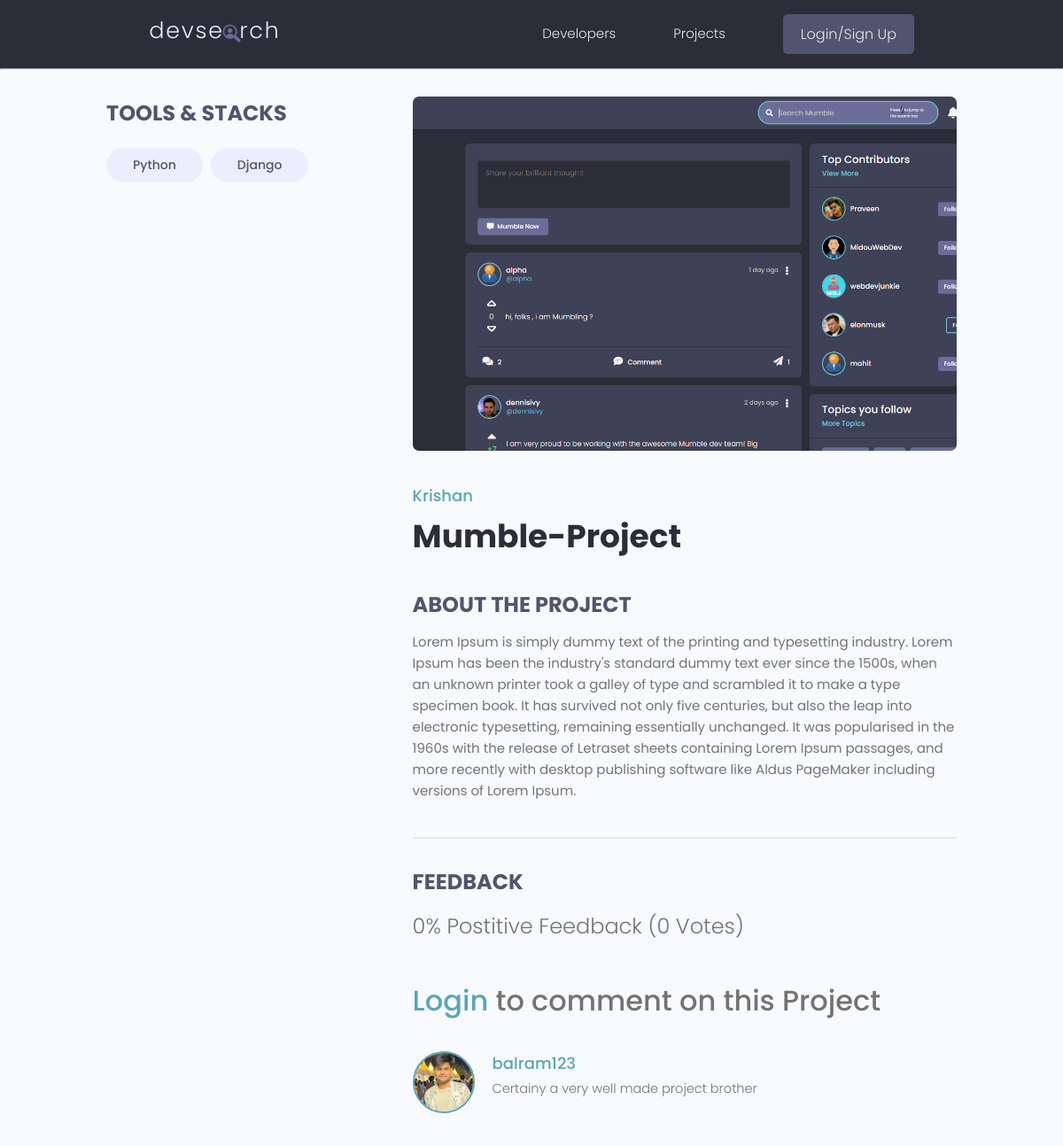
Screenshot of /projects/project/99a8d77f-6cf8-4a5f-99ca-1c495edbb308/ with the database file from the repository.
### projects/models.py (models this page shows, shortened)
class Tag(models.Model):
    tag_name = models.TextField(max_length = 200)
    created = models.DateTimeField(auto_now_add  = True)
    id = models.UUIDField(default = uuid.uuid4, unique = True, editable = False,primary_key = True)
    def __str__(self):
        return self.tag_name

class Project(models.Model):
    owner = models.ForeignKey(Profile, null = True, blank = True, on_delete=models.SET_NULL)
    Title = models.CharField(max_length = 200)
    Description = models.TextField(max_length = 2000, null = True, blank = True)
    demo_link = models.CharField(max_length = 2000, null = True, blank = True)
    source_link = models.CharField(max_length = 2000, null = True, blank = True)
    featured_images = models.ImageField(blank=True, null=True, default='default.jpg')
    tags = models.ManyToManyField("Tag")
    vote_ratio = models.IntegerField(default = 0, null = True, blank = True)
    vote_count = models.IntegerField(default = 0, blank = True, null = True)
    created = models.DateTimeField(auto_now_add  = True)
    id = models.UUIDField(default = uuid.uuid4, unique = True, editable = False,primary_key = True)
    class Meta:
        ordering = ['-created']
    @property
    def reviewers(self):
        reviewers = self.review_set.all().values_list("owner", flat = True) #type: ignore
        return reviewers

class Review(models.Model):
    Vote_Type = (
        ('up', 'upVote'),
        ('down', 'downVote')
    )
    owner = models.ForeignKey(Profile, null=True, on_delete = models.CASCADE)
    project = models.ForeignKey(Project, on_delete = models.CASCADE)
    body = models.TextField(max_length = 2000, null = True, blank = True)
    vote = models.CharField(max_length = 200, choices = Vote_Type)
    created = models.DateTimeField(auto_now_add  = True)
    id = models.UUIDField(default = uuid.uuid4, unique = True, editable = False,primary_key = True)
    class Meta:
        unique_together = ['owner', 'project']

### users/models.py (models this page shows, shortened)
class Profile(models.Model):
    user = models.OneToOneField(User, null = True, blank = True, on_delete=models.CASCADE)
    name = models.CharField(max_length=200)
    username = models.CharField(max_length = 200, null = True, blank = True)
    location = models.CharField(max_length = 200, null = True, blank = True)
    short_intro = models.CharField(max_length = 500, null = True, blank = True)
    bio = models.TextField(null = True, blank = True)
    profile_image = models.ImageField(null = True, blank = True,
                                      default="profiles/user-default.png", upload_to="profiles/")
    github_link = models.CharField(max_length = 500, null = True, blank = True)
    linkedin_link = models.CharField(max_length = 500, null = True, blank = True)
    website_link = models.CharField(max_length = 500, null = True, blank = True)
    twitter_link = models.CharField(max_length = 500,null = True, blank = True)
    created = models.DateTimeField(auto_now_add  = True)
    id = models.UUIDField(default = uuid.uuid4, unique = True, editable = False, primary_key = True)
    class Meta:
        ordering = ['created']

### projects/views.py (the view, shortened to what this page needs)
# urls.py: path("project/<str:pk>/", views.project, name = "project"),
def project(request, pk):
    project = Project.objects.get(id = pk)
    tags = project.tags.all()
    form = ReviewForm()
    return render(request, "projects/single-project.html", {"project" : project, "tags" : tags, "form":form})

### projects/templates/projects/single-project.html (shortened to what this page needs)
{% extends 'main.html' %}
{% block content %}
<body>
  <main class="singleProject my-md">
    <div class="container">
      <div class="layout">
        <div class="column column--1of3">
          <h3 class="singleProject__subtitle">Tools & Stacks</h3>
          <div class="singleProject__toolStack">
            {% for tag in tags %}
            <span class="tag tag--pill tag--sub tag--lg">
              <small>{{tag}}</small>
            </span>
            {% endfor %}
          </div>
        </div>
        <div class="column column--2of3">
          <img class="singleProject__preview" src="{{ project.featured_images.url }}" alt="portfolio thumbnail" />
          <a href="{% url 'account' %}" class="singleProject__developer">{{project.owner.name}}</a>
          <h2 class="singleProject__title">{{project.Title}}</h2>
          <h3 class="singleProject__subtitle">About the Project</h3>
          <div class="singleProject__info">
            {{project.Description}}
          </div>
          <div class="comments">
            <h3 class="singleProject__subtitle">Feedback</h3>
            <h5 class="project--rating">
              {{project.vote_ratio}}% Postitive Feedback ({{project.vote_count}} Vote{{project.vote_count|pluralize:"s"}})
            </h5>
            {% if request.user.profile.id in project.reviewers %}
              Have an existing review to the project
            {% elif project.owner == request.user.profile %}
             <br>
              {% else %}
              <h3>
                <a href="{% url 'login' %}?next={{request.path}}">Login</a> to comment on this Project
              </h3>
              {% endif %}
            <div class="commentList">
              {% for review in project.review_set.all %}
              <div class="comment">
                <a href="">
                  <img class="avatar avatar--md" src="{{review.owner.profile_image.url}}" alt="user" />
                </a>
                <div class="comment__details">
                  <a href="" class="comment__author">{{review.owner.username}}</a>
                  <p class="comment__info">
                    {{review.body}}
                  </p>
                </div>
              </div>
              {% endfor %}
            </div>
          </div>
        </div>
      </div>
    </div>
  </main>
</body>
</html>
{% endblock content %}

### static/styles/app.css (style rules this page uses)
:root { --color-sub: #2d2d39; }
img { width: 100%; }
.singleProject .column--1of3 { order: 2; }
@media screen and (min-width: 1081px) { .singleProject .column--1of3 { order: 1; } }
@media screen and (min-width: 1081px) { .singleProject .column--2of3 { order: 2; } }
.singleProject__toolStack { margin-top: 2rem; margin-bottom: 4rem; }
.singleProject__preview { height: 50vh; object-fit: cover; object-position: top center; margin-bottom: 3rem; border-radius: 0.7rem; }
.singleProject__developer { font-size: 1.8rem; font-weight: 500; }
.singleProject__title { font-size: 3.6rem; font-weight: 700; color: var(--color-sub); margin-bottom: 3rem; }
.project--rating { margin-bottom: 1.6em; margin-top: .5em; }
.singleProject__subtitle { text-transform: uppercase; font-size: 2.4rem; font-weight: 700; color: var(--color-sub-light); margin-bottom: 1rem; }
.comments { margin-top: 4rem; padding-top: 3rem; border-top: 2px solid var(--color-light); }
.commentList { margin: 3rem 0; }
.comment { display: flex; gap: 2rem; }
.comment__author { font-size: 1.8rem; }
.comment__info { font-size: 1.45rem; }

### static/uikit/styles/modules/_variables.css (style rules this page uses)
:root { --color-main: #5aa5b9; --color-main-light: #e6faff; --color-sub: #3f4156; --color-sub-light: #51546e; --color-sub-lighter: #ededfd; --color-text: #737373; --color-gray: #8b8b8b; --color-light: #e5e7eb; --color-light-gray: #767676; --color-bg: #f8fafd; --color-white: #fffefd; --color-white-light: #f3f3f3; --color-success: #359e64; --color-success-bg: #def8e8; --color-error: #fc4b0b; --color-error-bg: #fff2ee; --font-base: 'Poppins', arial, helvetica, 'Segoe UI', roboto, ubuntu, sans-serif; --font-monospace: 'Fira Code', 'Courier New', courier, monospace; --font-regular: 300; --font-medium: 500; --font-bold: 700; --generic-shadow: 1px 1px 5px #00000010; --generic-transition: all 0.3s ease-in-out; }

### static/uikit/styles/modules/_base.css (style rules this page uses)
* { margin: 0; padding: 0; box-sizing: border-box; text-rendering: optimizeLegibility; color: inherit; font-size: inherit; }
html { font-size: 50%; }
@media only screen and (min-width: 480px) { html { font-size: 56.25%; } }
@media only screen and (min-width: 1200px) { html { font-size: 62.5%; } }
body { line-height: 1.6; font-weight: 400; font-size: 1.5rem; color: var(--color-text); background-color: var(--color-bg); min-height: 100vh; }

### static/uikit/styles/modules/_typography.css (style rules this page uses)
* { font-family: var(--font-base); }
h2 { font-size: 3.6rem; font-weight: var(--font-bold); }
h3 { font-size: 3.2rem; font-weight: var(--font-medium); }
h5 { font-size: 2.4rem; font-weight: var(--font-medium); }
h5, h6 { font-weight: var(--font-regular); }
p, span, strong { font-size: 1.6rem; color: var(--color-text); font-weight: var(--font-regular); }
a { padding-bottom: 2px; text-decoration: none; display: inline-block; color: var(--color-main); font-weight: var(--font-medium); }

### static/uikit/styles/modules/_utilities.css (style rules this page uses)
.container { width: 92%; max-width: 165rem; margin: 0 auto; box-sizing: border-box; }
@media screen and (min-width: 1000px) { .container { width: 90%; } }
@media screen and (min-width: 1200px) { .container { width: 80%; } }
.my-md { margin: 3rem auto; }

### static/uikit/styles/modules/_avatar.css (style rules this page uses)
.avatar { border-radius: 50%; border: 2px solid var(--color-main); object-fit: cover; }
.avatar--md { height: 7rem; width: 7rem; }

### static/uikit/styles/modules/_tag.css (style rules this page uses)
.tag { display: inline-flex; align-items: center; background-color: var(--color-sub); height: -webkit-fit-content; height: -moz-fit-content; height: fit-content; width: -webkit-fit-content; width: -moz-fit-content; width: fit-content; border-radius: 0.5rem; padding: 0.5rem 1.5rem; font-size: 1.2rem; cursor: pointer; }
.tag:not(:last-child) { margin-right: 0.25rem; margin-bottom: 0.75rem; }
.tag > small { color: var(--color-white); }
.tag--pill { border-radius: 5rem; }
.tag--sub, .tag--sub > small { background: var(--color-sub-lighter); color: var(--color-sub-light); font-weight: 500; }
.tag--lg { padding: 0.8rem 3rem; font-size: 1.4rem; }
.tag--lg:not(:last-child) { margin-right: 0.5rem; margin-bottom: 1rem; }

### static/uikit/styles/modules/_layout.css (style rules this page uses)
.layout { display: flex; flex-flow: row wrap; justify-content: space-between; }
.layout > .column { margin-bottom: 3rem; }
.layout > .column.column--1of3 { flex-basis: 30%; }
.layout > .column.column--2of3 { flex-basis: 64%; }

### rows the page displays
Tag: tag_name "Python"
Tag: tag_name "Django"
Project: featured_images (picture), owner.name "Krishan", Title "Mumble-Project", Description "Lorem Ipsum is simply dummy text of the printing and typesetting industry. Lorem Ipsum has been the industry's standard dummy text ever since the 1500s, when an unknown printer took a galley of type and scrambled it to make a type specimen book. It has survived not only five centuries, but also the leap into electronic typesetting, remaining essentially unchanged. It was popularised in the 1960s with the release of Letraset sheets containing Lorem Ipsum passages, and more recently with desktop publishing software like Aldus PageMaker including versions of Lorem Ipsum.", vote_ratio "0", vote_count "0"
Review: owner.profile_image (picture), owner.username "balram123", body "Certainy a very well made project brother"
